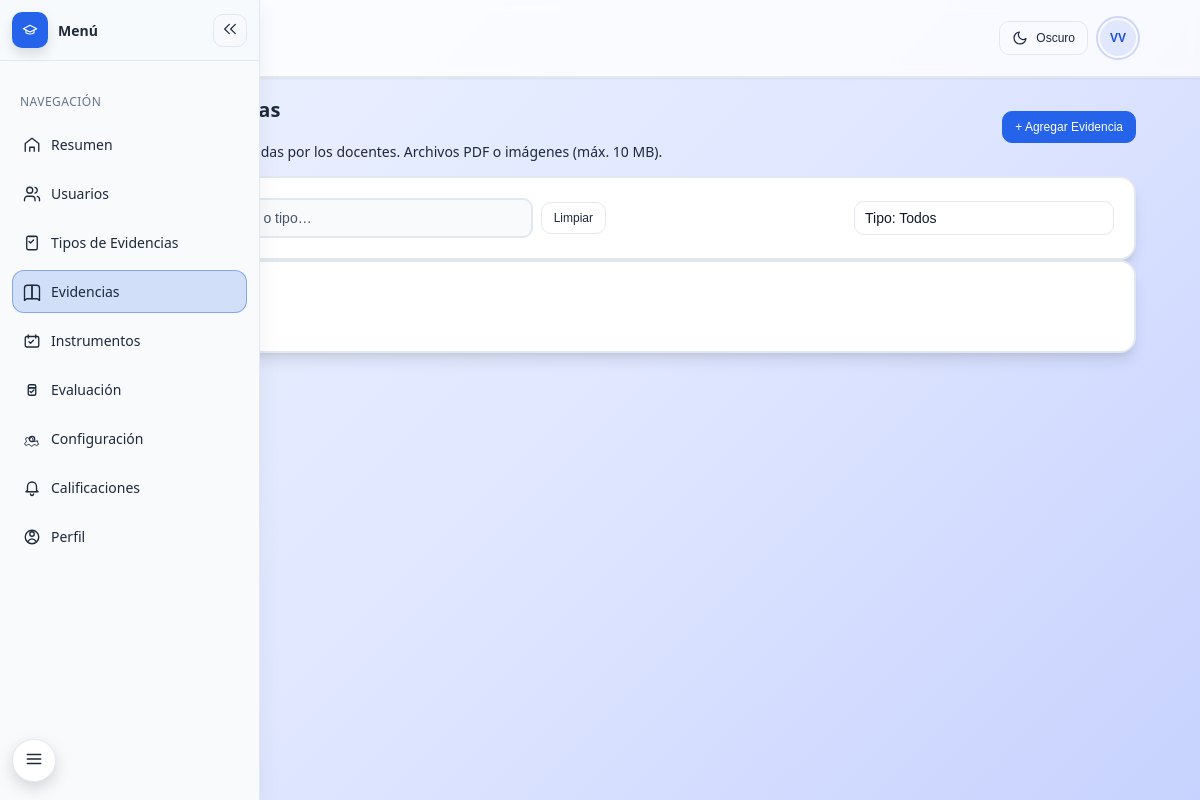
Screenshot of /gestion-evidencias.php (signed in) with the database file from the repository.
### tables this page shows
CREATE TABLE `menu_pagina` (
  `id_mp` int(11) NOT NULL,
  `nombre_pagina` varchar(100) NOT NULL,
  `archivo` varchar(150) NOT NULL,
  `id_icono` int(11) NOT NULL,
  `ocultar` tinyint(1) DEFAULT 0
);

### gestion-evidencias.php (the view, shortened to what this page needs)
<?php
include 'validacion-permiso.php';
include 'header.php';
include 'left-menu.php';
$user_role = isset($_SESSION['ROL']) ? (int)$_SESSION['ROL'] : 0;
?>
<section class="space-y-6">
  <header class="flex items-center justify-between" style="display:flex; align-items:center; justify-content:space-between; gap:16px;">
    <div>
      <h1 class="text-2xl font-semibold">Gestión de evidencias</h1>
      <p class="text-muted-foreground">Administra las evidencias subidas por los docentes. Archivos PDF o imágenes (máx. 10 MB).</p>
    </div>
    <?php if (in_array($user_role, [1,4], true)): ?>
      <button class="btn btn-primary" id="openModalAgregarEvidencia" type="button" title="Agregar nueva evidencia">
        + Agregar Evidencia
      </button>
    <?php endif; ?>
  </header>
  <div class="card">
    <div class="card-content" style="display:flex; flex-wrap:wrap; gap:12px; align-items:center; justify-content:space-between;">
      <div style="max-width:520px; width:100%; display:flex; align-items:center; gap:8px;">
        <input id="search" class="input" placeholder="Buscar por título, docente o tipo…" aria-label="Buscar" />
        <button id="clearSearch" class="btn" type="button" title="Limpiar búsqueda">Limpiar</button>
      </div>
      <div>
        <select id="filterTipo" class="input select-white" style="min-width:260px;">
          <option value="">Tipo: Todos</option>
        </select>
      </div>
    </div>
  </div>
  <div id="tablaEvidencias" class="card">
  </div>
</section>
<link  href="https://cdn.datatables.net/v/dt/dt-2.1.4/r-3.0.2/datatables.min.css" rel="stylesheet"/>
<?php include 'footer.php'; ?>

### left-menu.php (shortened to what this page needs)
<?php
$user_role = $_SESSION['ROL'] ?? null;
$pages = [];
if ($user_role !== null) {
  $sql = "SELECT
    mp.id_mp, mp.nombre_pagina, mp.archivo, ic.imagen AS svg
    FROM menu_pagina mp
    INNER JOIN menu_rol mr ON mr.id_pagina = mp.id_mp AND mr.id_rol = ?
    INNER JOIN iconos ic ON ic.id_icono = mp.id_icono
    WHERE COALESCE(mp.ocultar,0) = 0 AND COALESCE(mr.ocultar,0) = 0
    ORDER BY mp.id_mp
  ";
  if ($stmt = $conn->prepare($sql)) {
    $stmt->bind_param('i', $user_role);
    $stmt->execute();
    $res = $stmt->get_result();
    while ($row = $res->fetch_assoc()) {
      $pages[] = $row;
    }
  }
}
$renderFallback = (empty($pages));
$overrideActiveFile = $overrideActiveFile ?? ($LEFT_ACTIVE_OVERRIDE ?? null);
$currentFile = strtolower(
  basename(
    $overrideActiveFile ? $overrideActiveFile : (parse_url($_SERVER['REQUEST_URI'], PHP_URL_PATH) ?? '')
  )
);
?>
<aside class="sidebar" id="appSidebar" aria-label="Menú lateral de la plataforma">
  <div class="sidebar-header">
    <div style="display:flex; align-items:center; min-width:0;">
      <div class="brand-mini" aria-hidden="true" title="Plataforma Académica">
      </div>
      <h2 class="brand-title">Menú</h2>
    </div>
    <button id="sidebarCollapseBtn" class="collapse-btn" type="button" title="Contraer menú" aria-label="Contraer menú" aria-pressed="false">
    </button>
  </div>
  <div class="sidebar-scroll">
    <nav class="menu" id="sidebarMenu">
      <div class="menu-section">Navegación</div>
      <?php if (!$renderFallback): ?>
        <?php foreach ($pages as $p):
          $href = $p['archivo'];
          $isActive = (strtolower(basename($href)) === $currentFile) ? ' is-active' : '';
        ?>
          <a class="menu-item<?= $isActive ?>" href="<?= htmlspecialchars($href) ?>" title="<?= htmlspecialchars($p['nombre_pagina']) ?>">
            <svg class="icon" viewBox="0 0 24 24" fill="none" aria-hidden="true">
              <?= $p['svg'] ?>
            </svg>
            <span class="label"><?= htmlspecialchars($p['nombre_pagina']) ?></span>
          </a>
        <?php endforeach; ?>
      <?php endif; ?>
    </nav>
  </div>
</aside>
<button id="sidebarFab" class="sidebar-fab" type="button" aria-label="Abrir menú">
  <svg class="icon" viewBox="0 0 24 24" fill="none" aria-hidden="true" style="width:18px;height:18px;">
    <path d="M3 6h18M3 12h18M3 18h18" stroke="currentColor" stroke-width="1.8" stroke-linecap="round"/>
  </svg>
</button>

### rows the page displays
menu_pagina: nombre_pagina "Resumen"
menu_pagina: nombre_pagina "Usuarios"
menu_pagina: nombre_pagina "Tipos de Evidencias"
menu_pagina: nombre_pagina "Evidencias"
menu_pagina: nombre_pagina "Instrumentos"
menu_pagina: nombre_pagina "Evaluación"
menu_pagina: nombre_pagina "Configuración"
menu_pagina: nombre_pagina "Calificaciones"
menu_pagina: nombre_pagina "Perfil"

### other values shown
$initials "VV"
